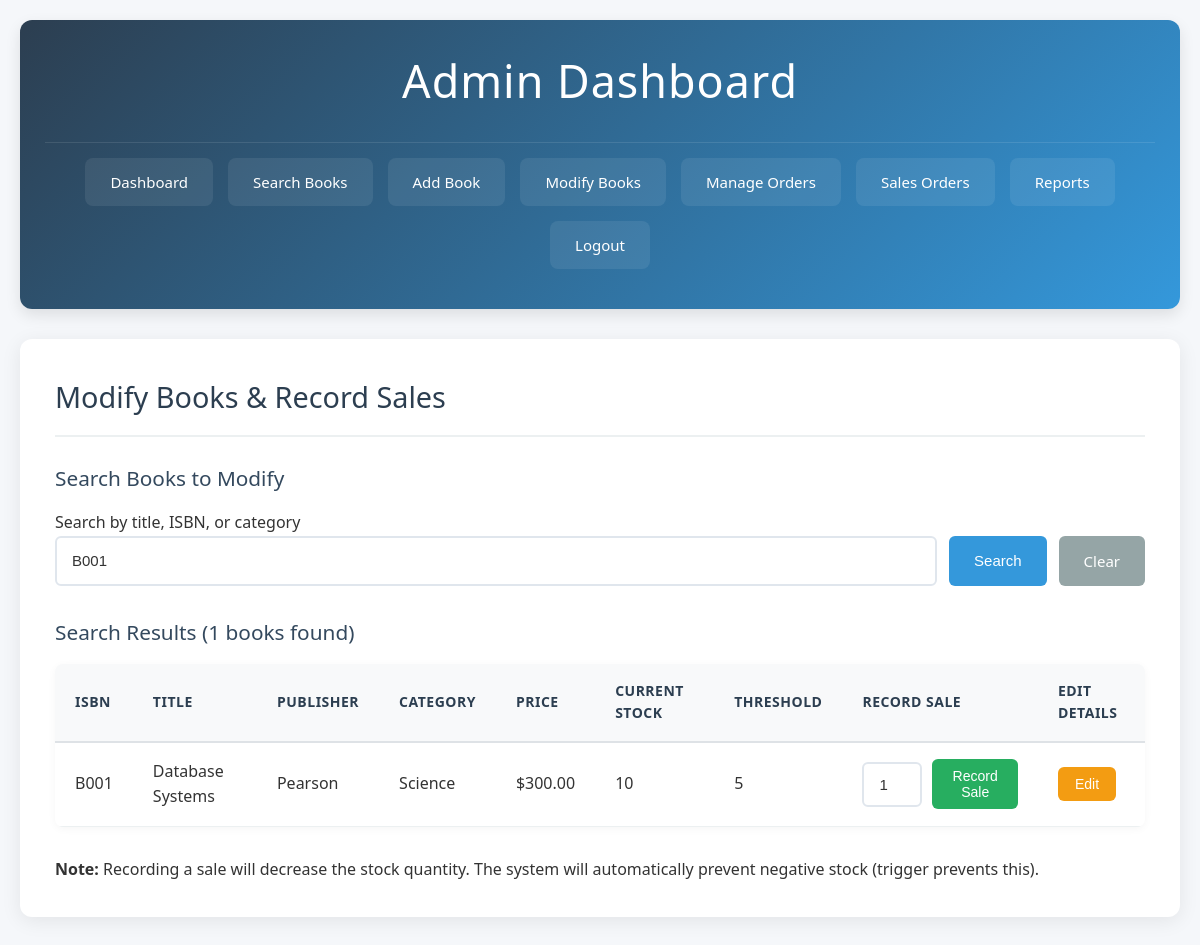
The page /admin/modify_book.php?search=B001 (signed in) on the database its author committed.
### tables this page shows
CREATE TABLE Book (
    ISBNID VARCHAR(20) PRIMARY KEY,
    title VARCHAR(150) NOT NULL,
    PID INT NOT NULL,
    publication_year INT CHECK (publication_year >= 1900),
    price DECIMAL(10,2) CHECK (price > 0),
    category ENUM('Science','Art','Religion','History','Geography'),
    quantity INT DEFAULT 0,
    threshold INT DEFAULT 5,
    FOREIGN KEY (PID) REFERENCES Publisher(PID)
);

CREATE TABLE Publisher (
    PID INT AUTO_INCREMENT PRIMARY KEY,
    name VARCHAR(100) NOT NULL,
    address VARCHAR(255),
    phone_number VARCHAR(20)
);

### admin/modify_book.php (the view, shortened to what this page needs)
<?php
require_once '../includes/config.php';
$books = [];
if ($_SERVER['REQUEST_METHOD'] == 'GET' && isset($_GET['search'])) {
    $search = trim($_GET['search']);
    if (!empty($search)) {
        $stmt = $pdo->prepare("
            SELECT b.*, p.name as publisher_name
            FROM Book b
            JOIN Publisher p ON b.PID = p.PID
            WHERE b.title LIKE ? OR b.ISBNID LIKE ? OR b.category LIKE ?
            ORDER BY b.title
        ");
        $stmt->execute(["%$search%", "%$search%", "%$search%"]);
        $books = $stmt->fetchAll(PDO::FETCH_ASSOC);
    }
}
?>
<!DOCTYPE html>
<html lang="en">
<head>
    <link rel="stylesheet" href="../css/style.css">
</head>
<body>
    <div class="container">
        <header>
            <h1>Admin Dashboard</h1>
            <nav>
                <a href="dashboard.php">Dashboard</a>
                <a href="search.php">Search Books</a>
                <a href="add_book.php">Add Book</a>
                <a href="modify_book.php">Modify Books</a>
                <a href="manage_orders.php">Manage Orders</a>
                <a href="view_orders.php">Sales Orders</a>
                <a href="reports.php">Reports</a>
                <a href="../logout.php">Logout</a>
            </nav>
        </header>
        <main>
            <h2>Modify Books & Record Sales</h2>
            <div class="search-section">
                <h3>Search Books to Modify</h3>
                <p>Search by title, ISBN, or category</p>
                <form method="GET" action="">
                    <div class="search-box">
                        <input type="text" name="search"
                               value="<?php echo htmlspecialchars($_GET['search'] ?? ''); ?>"
                               placeholder="Enter book title, ISBN, or category...">
                        <button type="submit" class="btn">Search</button>
                        <?php if (isset($_GET['search'])): ?>
                            <a href="modify_book.php" class="btn btn-secondary">Clear</a>
                        <?php endif; ?>
                    </div>
                </form>
            </div>
            <?php if (!empty($books)): ?>
            <div class="search-results">
                <h3>Search Results (<?php echo count($books); ?> books found)</h3>
                <table>
                    <thead>
                        <tr>
                            <th>ISBN</th>
                            <th>Title</th>
                            <th>Publisher</th>
                            <th>Category</th>
                            <th>Price</th>
                            <th>Current Stock</th>
                            <th>Threshold</th>
                            <th>Record Sale</th>
                            <th>Edit Details</th>
                        </tr>
                    </thead>
                    <tbody>
                        <?php foreach ($books as $book): ?>
                        <tr>
                            <td><?php echo $book['ISBNID']; ?></td>
                            <td><?php echo htmlspecialchars($book['title']); ?></td>
                            <td><?php echo htmlspecialchars($book['publisher_name']); ?></td>
                            <td><?php echo $book['category']; ?></td>
                            <td>$<?php echo number_format($book['price'], 2); ?></td>
                            <td>
                                <?php
                                echo $book['quantity'];
                                ?>
                            </td>
                            <td><?php echo $book['threshold']; ?></td>
                            <td>
                                <form method="POST" action="" class="inline-form">
                                    <div class="sale-form">
                                        <input type="number" name="quantity_sold"
                                               min="1" max="<?php echo $book['quantity']; ?>"
                                               value="1" style="width: 60px;" required>
                                        <button type="submit" name="record_sale" class="btn btn-small btn-success">
                                            Record Sale
                                        </button>
                                    </div>
                                </form>
                            </td>
                            <td>
                                <button type="button" class="btn btn-small btn-edit"
                                        onclick="showEditForm('<?php echo $book['ISBNID']; ?>')">
                                    Edit
                                </button>
                            </td>
                        </tr>
                        <?php endforeach; ?>
                    </tbody>
                </table>
                <div class="search-note">
                    <p><strong>Note:</strong> Recording a sale will decrease the stock quantity.
                    The system will automatically prevent negative stock (trigger prevents this).</p>
                </div>
            </div>
            <?php endif; ?>
        </main>
    </div>
</body>
</html>

### css/style.css (style rules this page uses)
* { margin: 0; padding: 0; box-sizing: border-box; }
body { font-family: 'Segoe UI', Tahoma, Geneva, Verdana, sans-serif; line-height: 1.6; color: #333; background-color: #f5f7fa; }
.container { max-width: 1400px; margin: 0 auto; padding: 20px; }
header { background: linear-gradient(135deg, #2c3e50 0%, #3498db 100%); color: white; padding: 25px; border-radius: 12px; margin-bottom: 30px; box-shadow: 0 6px 15px rgba(0, 0, 0, 0.1); }
header h1 { margin-bottom: 25px; font-size: 2.8rem; text-align: center; font-weight: 300; letter-spacing: 1px; }
nav { display: flex; justify-content: center; gap: 15px; flex-wrap: wrap; padding: 15px 0; border-top: 1px solid rgba(255, 255, 255, 0.1); }
nav a { color: white; text-decoration: none; padding: 12px 25px; border-radius: 8px; background: rgba(255, 255, 255, 0.08); transition: all 0.3s ease; font-size: 15px; font-weight: 500; display: flex; align-items: center; gap: 8px; }
main { background: white; padding: 35px; border-radius: 12px; box-shadow: 0 4px 20px rgba(0, 0, 0, 0.08); margin-bottom: 30px; }
h2 { color: #2c3e50; margin-bottom: 25px; padding-bottom: 15px; border-bottom: 2px solid #ecf0f1; font-size: 1.8rem; font-weight: 400; }
h3 { color: #34495e; margin: 25px 0 15px; font-size: 1.3rem; font-weight: 500; }
.btn { display: inline-flex; align-items: center; justify-content: center; gap: 8px; padding: 12px 24px; background: #3498db; color: white; text-decoration: none; border: none; border-radius: 6px; cursor: pointer; transition: all 0.3s ease; font-size: 15px; font-weight: 500; border: 1px solid transparent; }
.btn-secondary { background: #95a5a6; }
.btn-success { background: #27ae60; }
.btn-small { padding: 8px 16px; font-size: 14px; }
.btn-edit { background: #f39c12; }
input, select, textarea { width: 100%; padding: 12px 15px; border: 2px solid #e0e6ed; border-radius: 6px; font-size: 15px; transition: all 0.3s ease; background: #fff; color: #333; }
input[type="number"] { padding-right: 10px; }
.inline-form { display: inline; }
.search-box { display: flex; gap: 12px; margin-bottom: 25px; }
.search-box input { flex: 1; min-width: 300px; }
table { width: 100%; border-collapse: collapse; margin-bottom: 30px; background: white; box-shadow: 0 2px 8px rgba(0, 0, 0, 0.04); border-radius: 8px; overflow: hidden; }
th, td { padding: 16px 20px; text-align: left; border-bottom: 1px solid #ecf0f1; }
th { background: #f8f9fa; color: #2c3e50; font-weight: 600; font-size: 14px; text-transform: uppercase; letter-spacing: 0.5px; border-bottom: 2px solid #dee2e6; }
.search-results { margin-top: 30px; }
.sale-form { display: flex; align-items: center; gap: 10px; }

### rows shown on the page
book: ISBNID "B001", title "Database Systems", PID.name "Pearson", category "Science", price "300.00", quantity "10", threshold "5"

### other values the page prints
count($books) "1"
